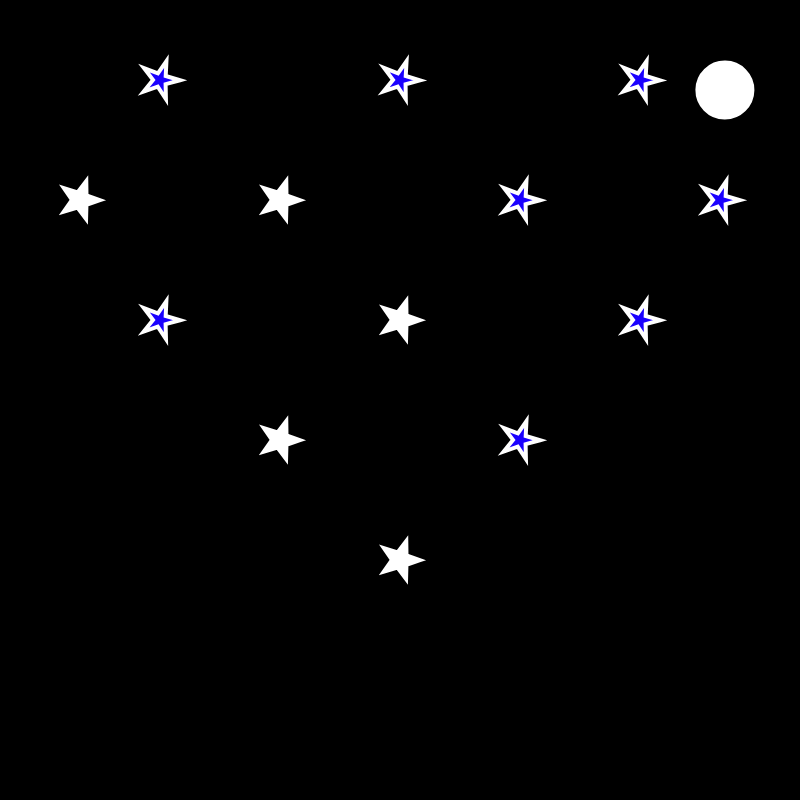
Frame 1 (no input)
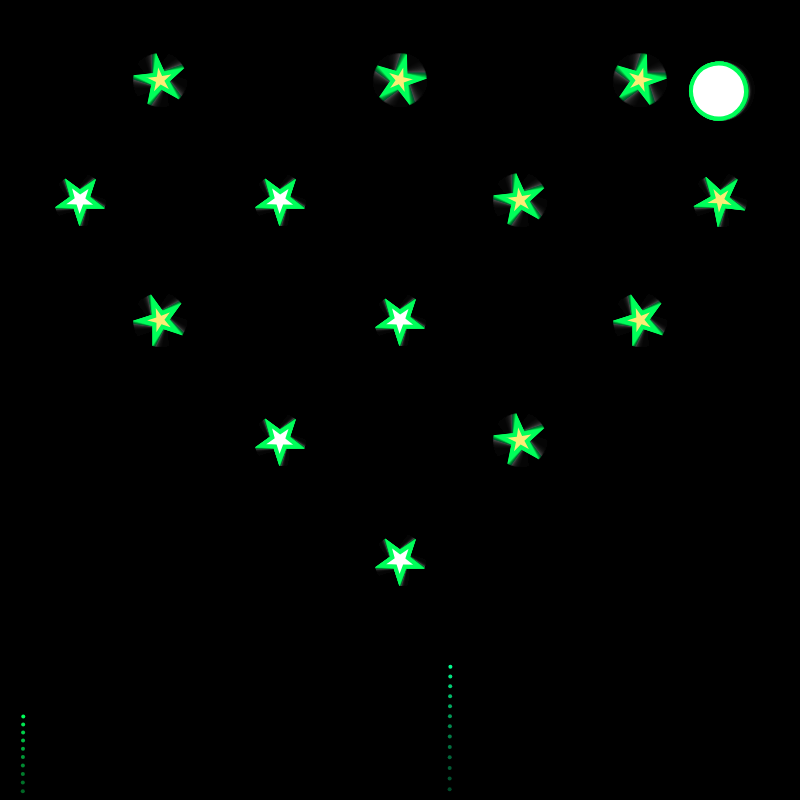
Frame 60 (no input)
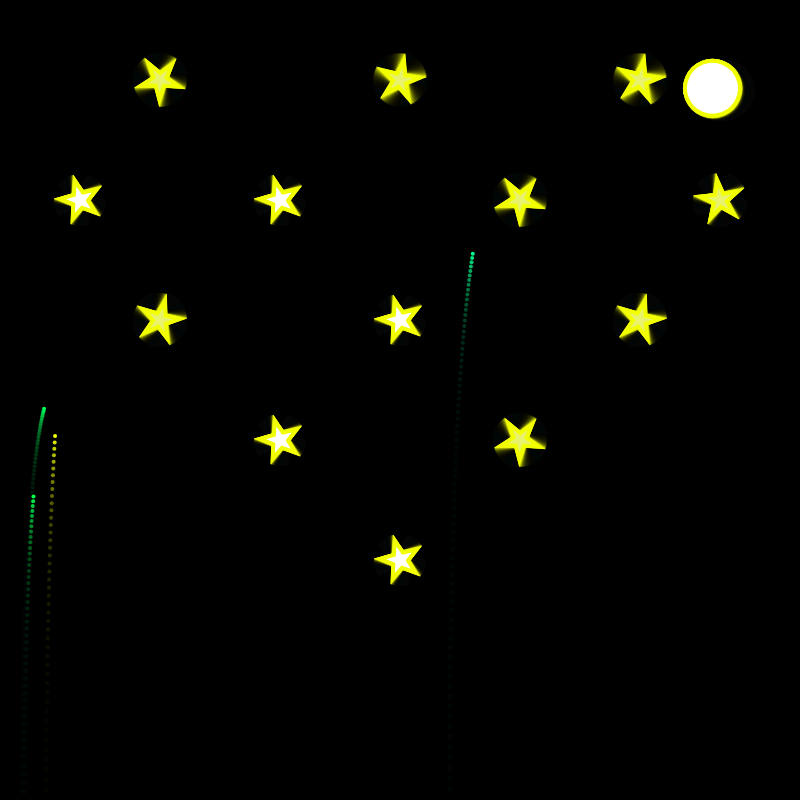
Frame 120 (the mouse pressed at the canvas centre since frame 60)

The p5.js sketch that drew these frames (run headless with seeded random() and noise() and a simulated clock; from frame 60 on, the mouse is pressed at the canvas centre):

// p5.js sketch
// ── sketch.js
var counter = 0;

var myColour;

const fireworks = []; // Create an array for the firework objects

let gravity; // Create a variable for gravity


function setup() {
{
  createCanvas(800, 800);
  colorMode(HSB);
  gravity = createVector(random(-0.02, 0.02), random(0.09, 0.1));
  stroke(255);
  strokeWeight(4);
  background(0);
}
    myColour = color(random(220 ,255), random(220 ,255), random(0 ,255)); //sets the colour to be randomly chosen between the selected values
    
}

function draw() {
  colorMode(RGB);
  background(0, 0, 0, 25);

  {
    if (counter > 19) {
        myColour = color(random(220 ,255), random(220, 255), random(0 ,255)); 
        counter = 0;
    }
    {
    counter = counter + 1; // counts how long it takes before the colour changes
   
   
    push();
    translate(width * 0.35, height * 0.55); //sets the location of the star
    rotate(frameCount / 175.0); // sets the speed of the rotation 
    fill(255); //sets the stars colour to white
    star(0, 0, 8, 20, 5); // draws a star
    pop();

    
    push();
    translate(width * 0.5, height * 0.7); //sets the location of the star
    rotate(frameCount / 175.0); // sets the speed of the rotation 
    fill(255); //sets the stars colour to white
    star(0, 0, 8, 20, 5); // draws a star
    pop();
  
    push();
    translate(width * 0.2, height * 0.1); //sets the location of the star
    rotate(frameCount / 75.0); // sets the speed of the rotation 
    fill(myColour); // randomly sets the colour of the star
    star(0, 0, 7, 20, 5); // draws a star
    pop();
    
    push();
    translate(width * 0.5, height * 0.1); //sets the location of the star
    rotate(frameCount / 50.0); // sets the speed of the rotation 
    fill(myColour); // randomly sets the colour of the star
    star(0, 0, 7, 20, 5); // draws a star
    pop();
  
    push();
    translate(width * 0.1, height * 0.25); //sets the location of the star
    rotate(frameCount / 175.0); // sets the speed of the rotation 
    fill(255); //sets the stars colour to white
    star(0, 0, 8, 20, 5); // draws a star
    pop();
  
    push();
    translate(width * 0.9, height * 0.25); //sets the location of the star
    rotate(frameCount / 150.0); // sets the speed of the rotation 
    fill(myColour); // randomly sets the colour of the star
    star(0, 0, 7, 20, 5); // draws a star
    pop();
  
    push();
    translate(width * 0.2, height * 0.4); //sets the location of the star
    rotate(frameCount / 100.0); // sets the speed of the rotation 
    fill(myColour); // randomly sets the colour of the star
    star(0, 0, 7, 20, 5); // draws a star
    pop();
  
    push();
    translate(width * 0.5, height * 0.4); //sets the location of the star
    rotate(frameCount / 175.0); // sets the speed of the rotation 
    fill(255); //sets the stars colour to white
    star(0, 0, 8, 20, 5); // draws a star
    pop();
  
    push();
    translate(width * 0.8, height * 0.4); //sets the location of the star
    rotate(frameCount / 100.0); // sets the speed of the rotation 
    fill(myColour); // randomly sets the colour of the star
    star(0, 0, 7, 20, 5); // draws a star
    pop();
  
    push();
    translate(width * 0.65, height * 0.25); //sets the location of the star
    rotate(frameCount / 75.0); // sets the speed of the rotation 
    fill(myColour); // randomly sets the colour of the star
    star(0, 0, 7, 20, 5); // draws a star
    pop();
    
    push();
    translate(width * 0.35, height * 0.25); //sets the location of the star
    rotate(frameCount / 175.0); // sets the speed of the rotation 
    fill(255); //sets the stars colour to white
    star(0, 0, 8, 20, 5); // draws a star
    pop();
  
    push();
    translate(width * 0.65, height * 0.55); //sets the location of the star
    rotate(frameCount / 75.0); // sets the speed of the rotation
    fill(myColour); // randomly sets the colour of the star
    star(0, 0, 7, 20, 5); // draws a star
    pop();
   
    push();
    translate(width * 0.8, height * 0.1); //sets the location of the star
    rotate(frameCount / 50.0); // sets the speed of the rotation
    fill(myColour); // randomly sets the colour of the star
    star(0, 0, 7, 20, 5); // draws a star
    pop();
  
   
    push();
    translate(width * 0.9, height * 0.1); //sets the location of the ellipse
    rotate(frameCount / 100.0); //rotates the ellipse clockwise
    ellipse(5, 10, 55, 55); //draws a ellipse
    pop();
  }
  
  if (random(1) < 0.04) {
    fireworks.push(new Firework());
  }
  
  for (var i = 0; i < fireworks.length; i++) {
    fireworks[i].update();
    fireworks[i].show();
    
    if (fireworks[i].done()) {
      fireworks.splice(i, 1);
    }
  }
}
 
 
  
  }

function star(x, y, radius1, radius2, npoints) {
  let angle = TWO_PI / npoints;
  let halfAngle = angle / 2.0;
  beginShape();
  for (let a = 0; a < TWO_PI; a += angle) {
    let sx = x + cos(a) * radius2;
    let sy = y + sin(a) * radius2;
    vertex(sx, sy);
    sx = x + cos(a + halfAngle) * radius1;
    sy = y + sin(a + halfAngle) * radius1;
    vertex(sx, sy);
  }
  endShape(CLOSE);
}

class Particle { // // Adapted from Daniel Shiffman http://codingtra.in
  constructor(x, y, hu, firework) {
    this.pos = createVector(x, y);
    this.firework = firework;
    this.lifespan = 255;
    this.hu = hu;
    this.acc = createVector(0, 0);
    if (this.firework) {
      this.vel = createVector(0, random(-12, -8));
    } else {
      this.vel = p5.Vector.random2D();
      this.vel.mult(random(2, 10));
    }
  }

  applyForce(force) {
    this.acc.add(force);
  }

  update() {
    if (!this.firework) {
      this.vel.mult(0.9);
      this.lifespan -= 4;
    }
    this.vel.add(this.acc);
    this.pos.add(this.vel);
    this.acc.mult(0);
  }

  done() {
    if (this.lifespan < 0) {
      return true;
    } else {
      return false;
    }
  }

  show() {
    colorMode(HSB);

    if (!this.firework) {
      strokeWeight(2);
      stroke(this.hu, 255, 255, this.lifespan);
    } else {
      strokeWeight(4);
      stroke(this.hu, 255, 255);
    }

    point(this.pos.x, this.pos.y);
  }
}

class Firework {
  constructor() {
    this.hu = random(255);
    this.firework = new Particle(random(width), height, this.hu, true);
    this.exploded = false;
    this.particles = [];
  }

  done() {
    if (this.exploded && this.particles.length === 0) {
      return true;
    } else {
      return false;
    }
  }

  update() {
    if (!this.exploded) {
      this.firework.applyForce(gravity);
      this.firework.update();

      if (this.firework.vel.y >= 0) {
        this.exploded = true;
        this.explode();
      }
    }

    for (let i = this.particles.length - 1; i >= 0; i--) {
      this.particles[i].applyForce(gravity);
      this.particles[i].update();

      if (this.particles[i].done()) {
        this.particles.splice(i, 1);
      }
    }
  }

  explode() {
    for (let i = 0; i < 100; i++) {
      const p = new Particle(this.firework.pos.x, this.firework.pos.y, this.hu, false);
      this.particles.push(p);
    }
  }

  show() {
    if (!this.exploded) {
      this.firework.show();
    }

    for (var i = 0; i < this.particles.length; i++) {
      this.particles[i].show();
    }
  }
}
  
